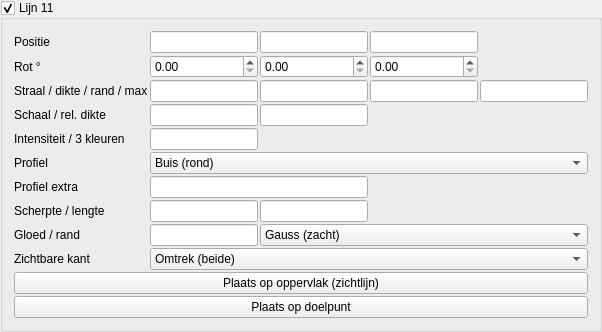
       <widget class="MyGroupBox" name="groupCheck_pattern_line_trap_11_enabled">
        <property name="title">
         <string>Lijn 11</string>
        </property>
        <property name="checkable">
         <bool>true</bool>
        </property>
        <layout class="QGridLayout" name="gridLayout_pattern_line_11">
         <property name="spacing">
          <number>2</number>
         </property>
         <item row="0" column="0">
          <widget class="QLabel" name="label_pattern_line_11_pos">
           <property name="text">
            <string>Positie</string>
           </property>
          </widget>
         </item>
         <item row="0" column="1">
          <widget class="MyLineEdit" name="vect3_pattern_line_trap_11_position_x"/>
         </item>
         <item row="0" column="2">
          <widget class="MyLineEdit" name="vect3_pattern_line_trap_11_position_y"/>
         </item>
         <item row="0" column="3">
          <widget class="MyLineEdit" name="vect3_pattern_line_trap_11_position_z"/>
         </item>
         <item row="1" column="0">
          <widget class="QLabel" name="label_pattern_line_11_rot">
           <property name="text">
            <string>Rot °</string>
           </property>
          </widget>
         </item>
         <item row="1" column="1">
          <widget class="MyDoubleSpinBox" name="spinboxd3_pattern_line_trap_11_rotation_x"/>
         </item>
         <item row="1" column="2">
          <widget class="MyDoubleSpinBox" name="spinboxd3_pattern_line_trap_11_rotation_y"/>
         </item>
         <item row="1" column="3">
          <widget class="MyDoubleSpinBox" name="spinboxd3_pattern_line_trap_11_rotation_z"/>
         </item>
         <item row="2" column="0">
          <widget class="QLabel" name="label_pattern_line_11_radius">
           <property name="text">
            <string>Straal / dikte / rand / max</string>
           </property>
           <property name="toolTip">
            <string>Straal = profielgrootte. Dikte = schaal van de SDF-band. Rand = afronding hoeken. Max = afstand-limiet voor de gloed (0 = uit in praktijk volgens instelling).</string>
           </property>
          </widget>
         </item>
         <item row="2" column="1">
          <widget class="MyLineEdit" name="logedit_pattern_line_trap_11_radius"/>
         </item>
         <item row="2" column="2">
          <widget class="MyLineEdit" name="logedit_pattern_line_trap_11_thickness"/>
         </item>
         <item row="2" column="3">
          <widget class="MyLineEdit" name="logedit_pattern_line_trap_11_edge_softness"/>
         </item>
         <item row="2" column="4">
          <widget class="MyLineEdit" name="logedit_pattern_line_trap_11_max_distance"/>
         </item>
         <item row="3" column="0">
          <widget class="QLabel" name="label_pattern_line_11_scale">
           <property name="text">
            <string>Schaal / rel. dikte</string>
           </property>
           <property name="toolTip">
            <string>Schaal: uniform het dwarsprofiel (YZ). Relatieve dikte: factor op de gloedband t.o.v. Dikte (1 = standaard).</string>
           </property>
          </widget>
         </item>
         <item row="3" column="1">
          <widget class="MyLineEdit" name="logedit_pattern_line_trap_11_scale"/>
         </item>
         <item row="3" column="2">
          <widget class="MyLineEdit" name="logedit_pattern_line_trap_11_relative_thickness"/>
         </item>
         <item row="4" column="0">
          <widget class="QLabel" name="label_pattern_line_11_int">
           <property name="text">
            <string>Intensiteit / 3 kleuren</string>
           </property>
           <property name="toolTip">
            <string>Gradient langs de gloed: kern (kleur 1) → midden (2) → rand (3). Zelfde RGB = effen.</string>
           </property>
          </widget>
         </item>
         <item row="4" column="1">
          <widget class="MyLineEdit" name="logedit_pattern_line_trap_11_intensity"/>
         </item>
         <item row="4" column="2">
          <widget class="MyColorButton" name="colorButton_pattern_line_trap_11_color"/>
         </item>
         <item row="4" column="3">
          <widget class="MyColorButton" name="colorButton_pattern_line_trap_11_color_2"/>
         </item>
         <item row="4" column="4">
          <widget class="MyColorButton" name="colorButton_pattern_line_trap_11_color_3"/>
         </item>
         <item row="5" column="0">
          <widget class="QLabel" name="label_pattern_line_11_shape">
           <property name="text">
            <string>Profiel</string>
           </property>
           <property name="toolTip">
            <string>Dwarsdoorsnede loodrecht op de as (lokale X).</string>
           </property>
          </widget>
         </item>
         <item row="5" column="1" colspan="4">
          <widget class="MyComboBox" name="comboBox_pattern_line_trap_11_shape">
           <item>
            <property name="text">
             <string>Buis (rond)</string>
            </property>
           </item>
           <item>
            <property name="text">
             <string>Lint (vlak)</string>
            </property>
           </item>
           <item>
            <property name="text">
             <string>Vierkant</string>
            </property>
           </item>
           <item>
            <property name="text">
             <string>Ruit</string>
            </property>
           </item>
           <item>
            <property name="text">
             <string>Ovaal</string>
            </property>
           </item>
           <item>
            <property name="text">
             <string>Zeshoek</string>
            </property>
           </item>
           <item>
            <property name="text">
             <string>Kruis</string>
            </property>
           </item>
           <item>
            <property name="text">
             <string>Achthoek</string>
            </property>
           </item>
           <item>
            <property name="text">
             <string>Squircle</string>
            </property>
           </item>
           <item>
            <property name="text">
             <string>Ring</string>
            </property>
           </item>
         </widget>
         </item>
         <item row="6" column="0">
          <widget class="QLabel" name="label_pattern_line_11_shape_aux">
           <property name="text">
            <string>Profiel extra</string>
           </property>
           <property name="toolTip">
            <string>Ovaal: Z-straal t.o.v. Y (1 = cirkel). Ring: halve dikte van de buis.</string>
           </property>
          </widget>
         </item>
         <item row="6" column="1" colspan="2">
          <widget class="MyLineEdit" name="logedit_pattern_line_trap_11_shape_aux"/>
         </item>
         <item row="7" column="0">
          <widget class="QLabel" name="label_pattern_line_11_sharp_seg">
           <property name="text">
            <string>Scherpte / lengte</string>
           </property>
           <property name="toolTip">
            <string>Scherpte: sterkere piek (hoger = smallere gloed). Lengte: halve lijnlengte langs X (0 = oneindig). Zie ook «Gloed / rand».</string>
           </property>
          </widget>
         </item>
         <item row="7" column="1">
          <widget class="MyLineEdit" name="logedit_pattern_line_trap_11_falloff_sharpness"/>
         </item>
         <item row="7" column="2">
          <widget class="MyLineEdit" name="logedit_pattern_line_trap_11_segment_half_length"/>
         </item>
         <item row="8" column="0">
          <widget class="QLabel" name="label_pattern_line_11_glow">
           <property name="text">
            <string>Gloed / rand</string>
           </property>
           <property name="toolTip">
            <string>Gloedbreedte: hoger = zachtere, bredere rand. Falloff: Gauss, smoothstep, lineair, exponentieel — bepaalt hoe snel het uitsterft (los van de 3-kleur-gradient).</string>
           </property>
          </widget>
         </item>
         <item row="8" column="1">
          <widget class="MyLineEdit" name="logedit_pattern_line_trap_11_glow_spread"/>
         </item>
         <item row="8" column="2" colspan="3">
          <widget class="MyComboBox" name="comboBox_pattern_line_trap_11_falloff_profile">
           <item>
            <property name="text">
             <string>Gauss (zacht)</string>
            </property>
           </item>
           <item>
            <property name="text">
             <string>Strak (smooth)</string>
            </property>
           </item>
           <item>
            <property name="text">
             <string>Hard (lineair)</string>
            </property>
           </item>
           <item>
            <property name="text">
             <string>Exponentieel</string>
            </property>
           </item>
          </widget>
         </item>
         <item row="9" column="0">
          <widget class="QLabel" name="label_pattern_line_11_side">
           <property name="text">
            <string>Zichtbare kant</string>
           </property>
           <property name="toolTip">
            <string>Omtrek: gloed aan beide zijden van de vorm (klassiek). Alleen buiten of binnen: één zijde van het oppervlak — handig om alleen de silhouet-rand te tonen.</string>
           </property>
          </widget>
         </item>
         <item row="9" column="1" colspan="4">
          <widget class="MyComboBox" name="comboBox_pattern_line_trap_11_edge_side">
           <item>
            <property name="text">
             <string>Omtrek (beide)</string>
            </property>
           </item>
           <item>
            <property name="text">
             <string>Alleen buiten</string>
            </property>
           </item>
           <item>
            <property name="text">
             <string>Alleen binnen</string>
            </property>
           </item>
          </widget>
         </item>
         <item row="10" column="0" colspan="5">
          <widget class="QPushButton" name="pushButton_pattern_line_trap_11_place_surface">
           <property name="text">
            <string>Plaats op oppervlak (zichtlijn)</string>
           </property>
          </widget>
         </item>
         <item row="11" column="0" colspan="5">
          <widget class="QPushButton" name="pushButton_pattern_line_trap_11_place_target">
           <property name="text">
            <string>Plaats op doelpunt</string>
           </property>
          </widget>
         </item>
        </layout>
       </widget>
